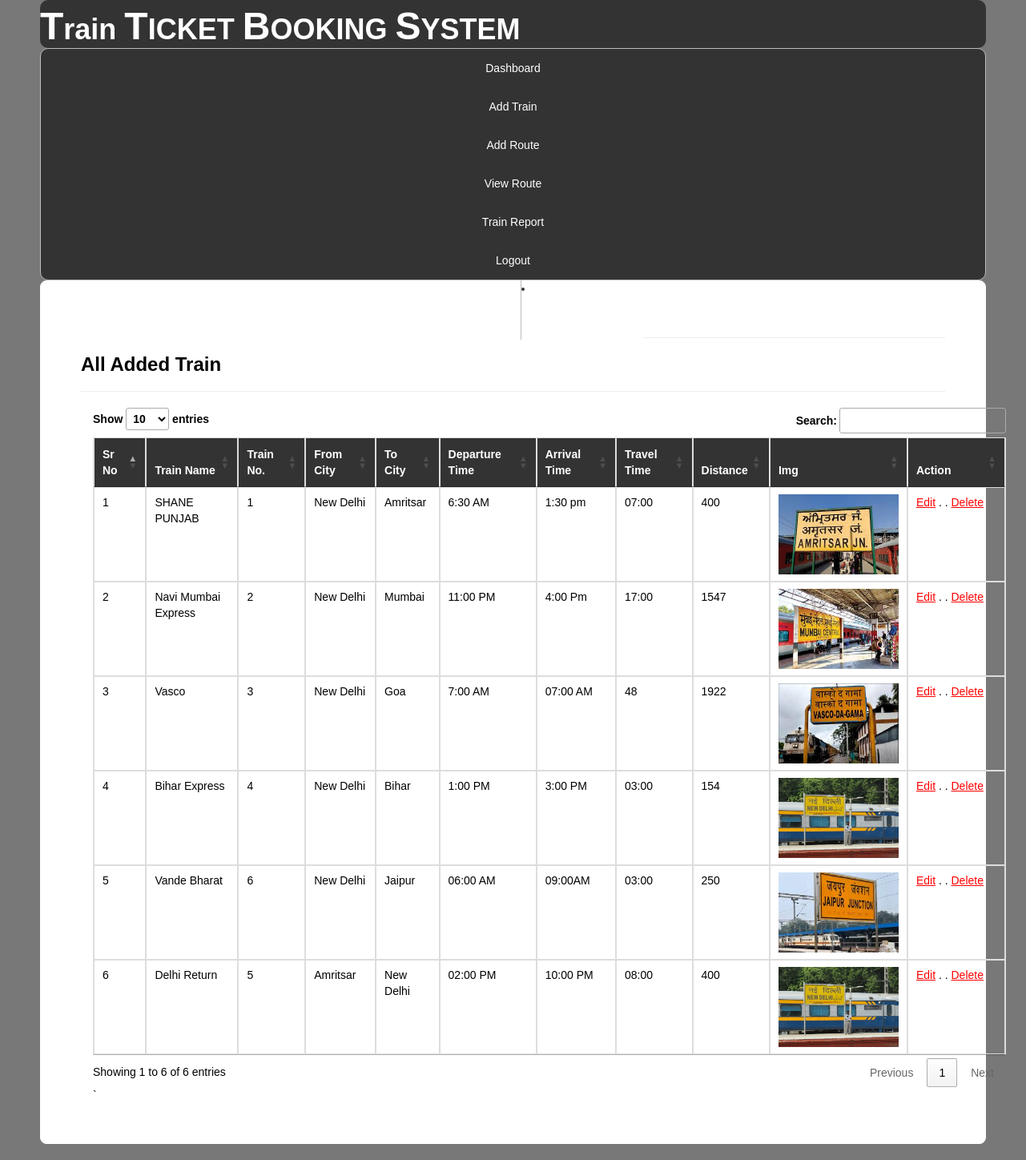
The page /viewtrain/ (signed in) on the database its author committed.
### railway/models.py (models this page shows, shortened)
class Add_Train(models.Model):
    trainname = models.CharField(max_length=30,null=True)
    train_no = models.IntegerField(null=True)
    from_city = models.CharField(max_length=30,null=True)
    to_city = models.CharField(max_length=30,null=True)
    departuretime=models.CharField(max_length=30,null=True)
    arrivaltime=models.CharField(max_length=30,null=True)
    trevaltime=models.CharField(max_length=100,null=True)
    distance=models.IntegerField(null=True)
    img=models.FileField(null=True)

### railway/views.py (the view)
# urls.py: path('viewtrain/', view_train, name="view_train"),
def view_train(request):
    if not request.user.is_authenticated:
        return redirect('login')
    data=Add_Train.objects.all()
    d={"data":data}
    return render(request,"view_train.html",d)

### railway/templates/view_train.html (shortened to what this page needs)
{% extends 'navigation3.html' %}
{% load static %}
{% block b %}
<div style="color:Black;border:1px solid white;border-radius:8px;background-color:white;padding:50px">
<hr><h3><strong>All Added Train</strong></h3><hr>
    <div class="container">
<table class="noteCard table table-bordered" id="myTable">
  <thead style="color:white;background-color:#333">
  <tr>
    <th>Sr No</th>
    <th>Train Name</th>
      <th>Train No.</th>
      <th>From City</th>
    <th>To City</th>
    <th>Departure Time</th>
       <th>Arrival Time</th>
    <th>Travel Time</th>
    <th>Distance</th>
    <th>Img</th>
    <th>Action</th>
  </tr>
  </thead>
   <tbody>
    {% for i in data %}
  <tr>
    <td>{{forloop.counter}}</td>
    <td>{{i.trainname}}</td>
    <td>{{i.train_no}}</td>
      <td>{{i.from_city}}</td>
      <td>{{i.to_city}}</td>
      <td>{{i.departuretime}}</td>
      <td>{{i.arrivaltime}}</td>
      <td>{{i.trevaltime}}</td>
      <td>{{i.distance}}</td>
      <td><img  src="{{i.img.url}}" style="width:150px;height:100px"></td>
    <td style="width:100px"><a href="{% url 'edittrain' i.id %}" style="color:red"><u>Edit</u></a>  . .
     <a href="{% url 'delete' i.id %}" onclick="return confirm('Do you really want to Delete ?');" style="color:red"><u>Delete</u></a></td>
  </tr>
    {% endfor %}
    </tbody>
</table>`
 </div>
</div>
{% endblock %}

### railway/templates/navigation3.html (shortened to what this page needs)
{% extends 'head.html' %}
{% load static %}
{% block body %}
<link rel = stylesheet href = "//cdn.datatables.net/1.10.19/css/jquery.dataTables.min.css">
<ul class="id2">
  <li class="nav-item"><a href="{% url 'admindashboard' %}">Dashboard</a></li>
  <li class="nav-item"><a href="{% url 'add_train' %}">Add Train</a></li>
  <li class="nav-item"><a href="{% url 'add_route' %}">Add Route</a></li>
  <li class="nav-item"><a href="{% url 'availableroute' %}">View Route</a></li>
  <li class="nav-item"><a href="{% url 'view_train' %}">Train Report</a></li>
  <li class="nav-item"><a href="{% url 'log_out' %}">Logout</a></li>
</ul>
      <li id="id2" style="margin-left:600px"><a href="" style="color:white"><strong style="font-size:18px;font-family:cursive">Welcome {{request.user.username}}</strong></a></li>
{% block b %}
{% endblock %}
{% endblock %}

### railway/templates/head.html (shortened to what this page needs)
<!DOCTYPE html>
<html lang="en">
<head>
  <link rel="stylesheet" href="https://maxcdn.bootstrapcdn.com/bootstrap/3.4.1/css/bootstrap.min.css">
</head>
<body style="background-color:hsl(0, 0%, 47%);margin-left:50px;margin-right:50px;margin-bottom:20px">
    <h1 style="background-color: #333;border-radius:10px;"><strong><font size="16">T</font>rain <font size="16">T</font>ICKET <font size="16">B</font>OOKING <font size="16">S</font>YSTEM
    </strong></h1>
</body>
{% block body %}
{% endblock %}
</html>

### railway/templates/head.html (style rules this page uses)
h1 { margin:0px;padding-top:7px;padding-buttom:7px;color:white; }

### railway/templates/navigation3.html (style rules this page uses)
.id2 { list-style-type: none; margin: 0; padding: 0; overflow: hidden; background-color: #333; border-radius:10px; border:1px solid #bbb; }
#id2 { float: left; border-left:1px solid #bbb; }
li:last-child { border-right: none; }
li a { display: block; color: white; text-align: center; padding: 14px 16px; text-decoration: none; }
body { font-family: Arial, Helvetica, sans-serif; }

### rows shown on the page
Add_Train: trainname "SHANE PUNJAB", train_no "1", from_city "New Delhi", to_city "Amritsar", departuretime "6:30 AM", arrivaltime "1:30 pm", trevaltime "07:00", distance "400", img (picture)
Add_Train: trainname "Navi Mumbai Express", train_no "2", from_city "New Delhi", to_city "Mumbai", departuretime "11:00 PM", arrivaltime "4:00 Pm", trevaltime "17:00", distance "1547", img (picture)
Add_Train: trainname "Vasco", train_no "3", from_city "New Delhi", to_city "Goa", departuretime "7:00 AM", arrivaltime "07:00 AM", trevaltime "48", distance "1922", img (picture)
Add_Train: trainname "Bihar Express", train_no "4", from_city "New Delhi", to_city "Bihar", departuretime "1:00 PM", arrivaltime "3:00 PM", trevaltime "03:00", distance "154", img (picture)
Add_Train: trainname "Vande Bharat", train_no "6", from_city "New Delhi", to_city "Jaipur", departuretime "06:00 AM", arrivaltime "09:00AM", trevaltime "03:00", distance "250", img (picture)
Add_Train: trainname "Delhi Return", train_no "5", from_city "Amritsar", to_city "New Delhi", departuretime "02:00 PM", arrivaltime "10:00 PM", trevaltime "08:00", distance "400", img (picture)
